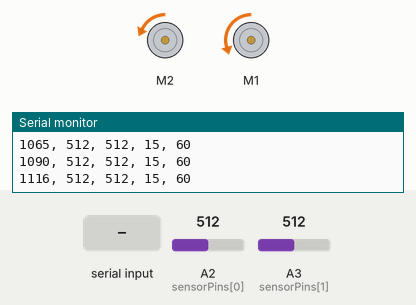
This sketch was run on a simulated Arduino Uno, built with avr-gcc and run on an emulated ATmega328P. Parts: 2 × DC motor (green arrow = forward, orange = backward, longer = faster), the last lines printed to the serial monitor. The test bench sets the inputs (shaded band); at power-on: A2 (sensorPins[0]) = 512, A3 (sensorPins[1]) = 512.

Above: at 1.2 s.
1.3 s: "90,45,200\n" received over Serial
At 2.4 s:
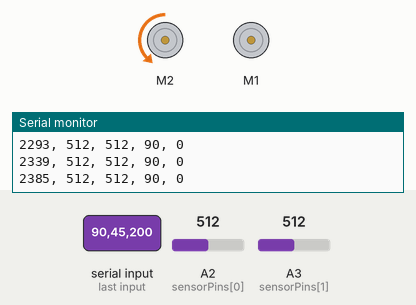
2.9 s: "30,150\n" received over Serial
At 3.4 s:
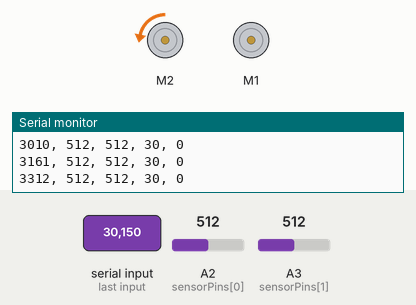
4.5 s: "5\n" received over Serial
At 5.7 s:
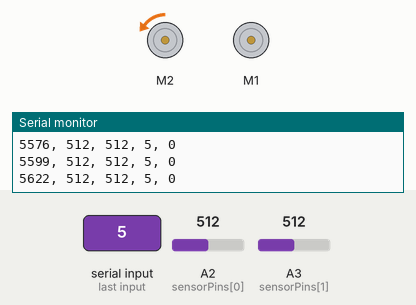
6.0 s: "200\n" received over Serial
At 7.2 s:
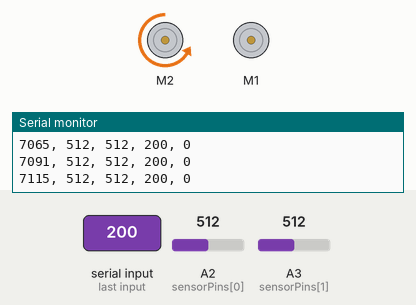
7.5 s: A2 (sensorPins[0]) set to 11
9.0 s: A2 (sensorPins[0]) set to 8
Timing chart, 0 to 12.0 s (numbered marks = the images above; inputs shaded):
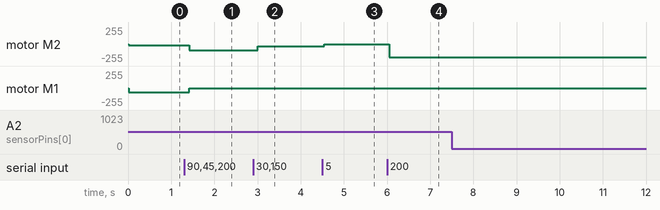

Measured:
- after the input at 1.3 s, motor M2: backward 15/255 → backward 90/255 after 0.12 s; motor M1: backward 60/255 → stopped after 0.12 s
- after the input at 2.9 s, motor M2: backward 90/255 → backward 30/255 after 0.11 s
- after the input at 4.5 s, motor M2: backward 30/255 → backward 5/255 at once
- after the input at 6.0 s, motor M2: backward 5/255 → backward 200/255 after 0.05 s

The sketch:

finalcodewithserial.ino
```cpp
#include <Adafruit_MotorShield.h>

// Create the motor shield object with the default I2C address
Adafruit_MotorShield AFMS = Adafruit_MotorShield();

// Select motor controller ports M1 and M2
Adafruit_DCMotor *myMotorLeft = AFMS.getMotor(2);
Adafruit_DCMotor *myMotorRight = AFMS.getMotor(1);

const int numSensors = 2;                    // set number of sensors to 2
const int sensorPins[numSensors] = {A2, A3}; // set sensor pins; we used A2 and A3
int sensorValues[numSensors];                // initialize array with length equal to the number of sensors in order to store sensor values
const int numMotors = 2;                     // set number of motors to 2
int motorValues[numSensors];                 // initialize array with length equal to the number of motors in order to store motor values

const int THRESH = 382; // sensor value threshold; below 382 we are on tile, above on tape

String readString; // set up string

int SPEEDc = 15;  // initial speed
int DELAYc = 1;   // initial delay
float ratio;      // set up wheel speed ratio
float RATIOc = 4; // initial ratio of wheel speeds during turn, controlling turning radius

void setup()
{
  Serial.begin(9600); // set up Serial library at 9600 bps
  if (!AFMS.begin())  // check if motor shield is working
  {
    while (1)
      ;
  }

  printColumns(); // create column headers for CSV output

  // turn on motor
  myMotorLeft->run(RELEASE);
  myMotorRight->run(RELEASE);
}

void readSensors() // read the sensor values and fill them into the array sensorValues
{
  for (int sensor = 0; sensor < numSensors; sensor++)
  {
    sensorValues[sensor] = analogRead(sensorPins[sensor]);
  }
}

void driveForward(int speed) // drive the robot forward
{
  float leftSpeed = speed;            // set the left motor speed to initial speed
  float rightSpeed = speed;           // set the right motor speed to initial speed
  myMotorLeft->setSpeed(leftSpeed);   // set the left motor speed
  myMotorRight->setSpeed(rightSpeed); // set the right motor speed
  myMotorRight->run(BACKWARD);        // drive right motor forward (wiring is flipped, backward command drives forward)
  myMotorLeft->run(BACKWARD);         // drive left motor forward (wiring is flipped, backward command drives forward)

  motorValues[0] = speed; // set first value in motorValues array to the speed
  motorValues[1] = speed; // set second value in motorValues array to the speed
}

void turnLeft(int speed) // turn robot left; because leftSpeed and rightSpeed are both positive, the robot will also move forward
{
  float leftSpeed = speed;            // set the left motor speed to speed
  float rightSpeed = RATIOc * speed;  // set the right motor speed to the ratio times speed (right motor will go faster than left)
  myMotorLeft->setSpeed(leftSpeed);   // set the left motor speed
  myMotorRight->setSpeed(rightSpeed); // set the right motor speed
  myMotorRight->run(BACKWARD);        // drive right motor forward (wiring is flipped, backward command drives forward)
  myMotorLeft->run(BACKWARD);         // drive left motor forward (wiring is flipped, backward command drives forward)

  motorValues[0] = leftSpeed;  // set first value in motorValues array to the left wheel's speed
  motorValues[1] = rightSpeed; // set second value in motorValues array to the right wheel's speed
}

void turnRight(int speed) // turn the robot right; because leftSpeed and rightSpeed are both positive, the robot will also move forward
{
  float leftSpeed = RATIOc * speed;   // set the left motor speed to the ratio times speed (left motor will go faster than right)
  float rightSpeed = speed;           // set the right motor speed to speed
  myMotorLeft->setSpeed(leftSpeed);   // set the left motor speed
  myMotorRight->setSpeed(rightSpeed); // set the right motor speed
  myMotorRight->run(BACKWARD);        // drive right motor forward (wiring is flipped, backward command drives forward)
  myMotorLeft->run(BACKWARD);         // drive left motor forward (wiring is flipped, backward command drives forward)

  motorValues[0] = leftSpeed;  // set first value in motorValues array to the left wheel's speed
  motorValues[1] = rightSpeed; // set second value in motorValues array to the right wheel's speed
}

bool leftSensorOnTape()
{                                  // test if left sensor is on the tape or not
  return sensorValues[0] > THRESH; // if the left sensor value is greater than the threshold, then it is on the tape
}

bool rightSensorOnTape()
{                                  // test if right sensor is on the tape or not
  return sensorValues[1] > THRESH; // if the right sensor value is greater than the threshold, then it is on the tape
}

void printColumns()
{ // set up headers for printed data
  Serial.print("Time");
  Serial.print(", ");
  Serial.print("Left Sensor");
  Serial.print(", ");
  Serial.print("Right Sensor");
  Serial.print(", ");
  Serial.print("Left Motor");
  Serial.print(", ");
  Serial.print("Right Motor");
  Serial.print(", ");
}

void printData()
{ // function to print information about timer, sensor values, and motor values
  Serial.print(millis());
  Serial.print(", ");
  Serial.print(sensorValues[0]);
  Serial.print(", ");
  Serial.print(sensorValues[1]);
  Serial.print(", ");
  Serial.print(motorValues[0]);
  Serial.print(", ");
  Serial.print(motorValues[1]);
  Serial.println("");
}

void loop()
{
  while (Serial.available())
  {            // check for input from serial line
    delay(10); // debounce
    if (Serial.available() > 0)
    {                         // if there is information available
      char c = Serial.read(); // read the information
      readString += c;
    }
  }

  // the serial commands are input as a 10-digit string of the form SSSDDDDRRR
  // where the first three digits represent the base speed;
  // the next 4 digits represent the delay;
  // and the last three represent the ratio between the wheels when turning, in hundredths
  if (readString.length() > 0)
  {
    Serial.println(readString);                      // print the information from the serial line
    SPEEDc = (readString.substring(0, 3)).toInt();   // set first three numbers to the new speed
    DELAYc = (readString.substring(3, 7)).toInt();   // set the next four numbers to the new delay
    ratio = (readString.substring(7, 10)).toFloat(); // the last three numbers are the new ratio times 100
    RATIOc = ratio / 100;                            // set the last three numbers / 100 to the new ratio
    readString = "";                                 // end of string
  }

  readSensors(); // read the sensor data and store it in sensorValues

  if (leftSensorOnTape() || rightSensorOnTape())
  {                   // if the left or right sensors are on the tape
    turnLeft(SPEEDc); // turn left
  }

  else
  {
    turnRight(SPEEDc); // turn right
  }

  printData();   // print the sensor information to the serial port
  delay(DELAYc); // debounce
}
```
